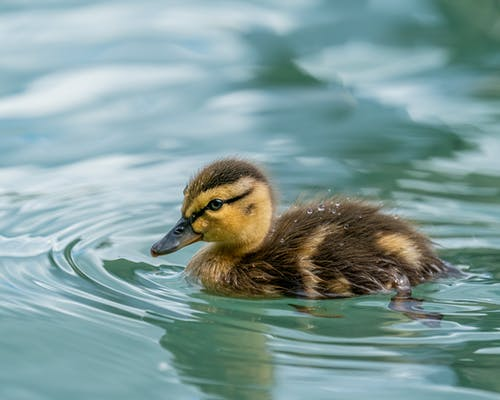
#> input picture Image-Manipulation/02-Rotations/Images/input.jpeg, 500 x 400 px
$ python rotation_03.py
#> lines starting #> are read from the running program, lines starting #| are printed output that depends on the picture
import cv2
import numpy as np
from matplotlib import pyplot as plt

#Other Option to Rotate
img = cv2.imread('Images/input.jpeg')
#> img is the input picture: shape (400, 500, 3); mean B, G, R 154.3, 156.1, 129.3

rotated_image = cv2.transpose(img)
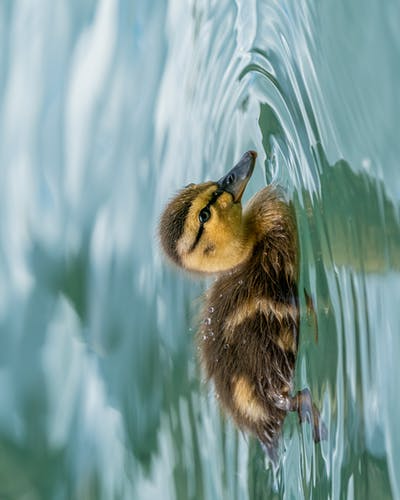
#> rotated_image: shape (500, 400, 3); mean B, G, R 154.3, 156.1, 129.3

plt.imshow(cv2.cvtColor(rotated_image, cv2.COLOR_BGR2RGB))
plt.title('Rotated Image - Method 2')

plt.savefig(r'Images\rotation_with_transpose.png')
plt.show()

# Let's now to a horizontal flip.
flipped = cv2.flip(img, 1)
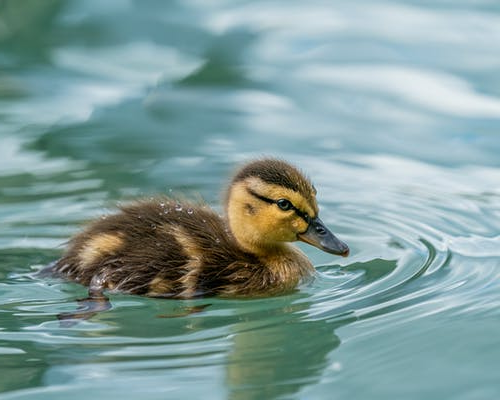
#> flipped: shape (400, 500, 3); mean B, G, R 154.3, 156.1, 129.3

plt.imshow(cv2.cvtColor(flipped, cv2.COLOR_BGR2RGB))
plt.title('Horizontal Flip')

plt.savefig(r'Images\rotation_with_flip.png')
plt.show()
